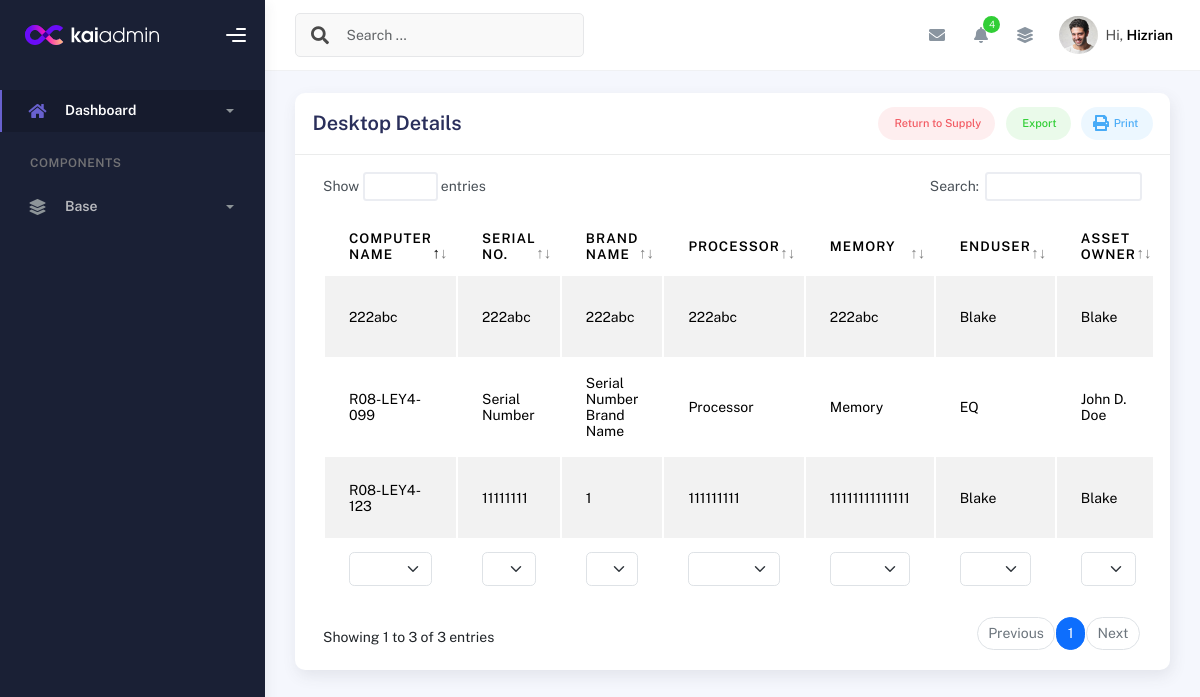
Page /desktop_details/ on the earlier database version.
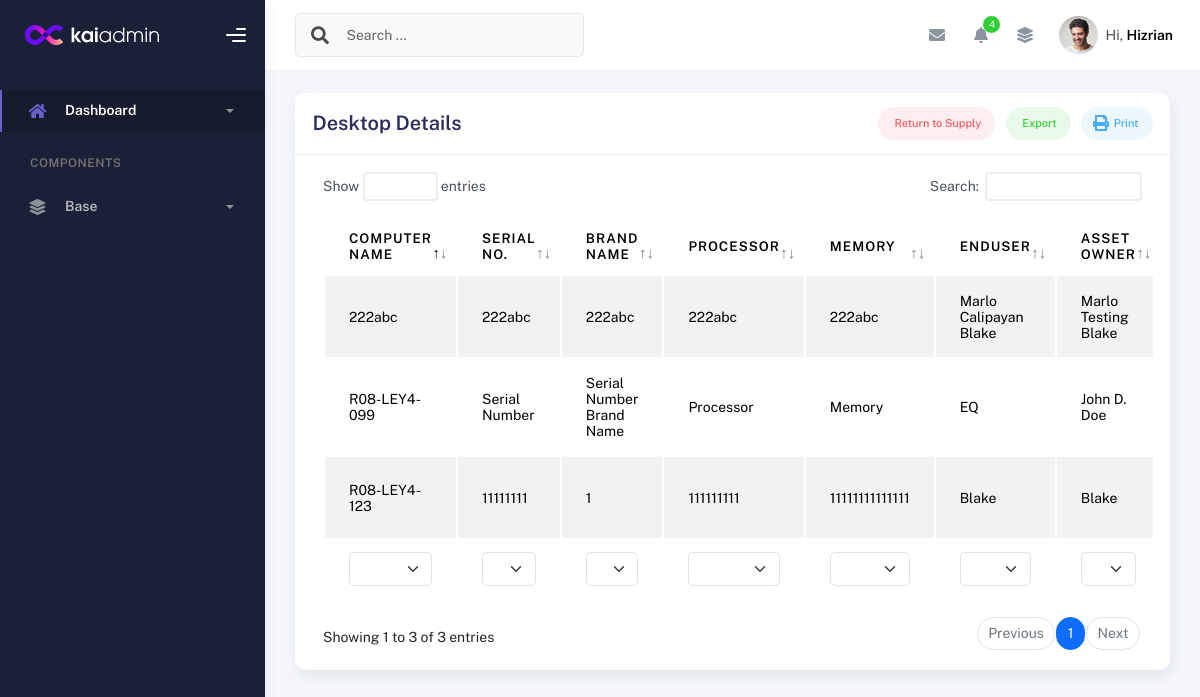
Same page on the later database version.
### inventory/models.py (models this page shows, shortened)
class DesktopDetails(models.Model):
    id = models.IntegerField(primary_key=True)  # Allow manual assignment
    desktop_package = models.ForeignKey(Desktop_Package, related_name='desktop_details', on_delete=models.CASCADE)
    serial_no = models.CharField(max_length=255)
    computer_name = models.CharField(max_length=255, unique=True, null=True)
    brand_name = models.CharField(max_length=255)
    model = models.CharField(max_length=255, null=True)
    processor = models.CharField(max_length=33, null=True)
    memory = models.CharField(max_length=100, null=True)
    drive = models.CharField(max_length=332, null=True)
    asset_owner = models.CharField(max_length=255, null=True)
    desktop_Graphics = models.CharField(max_length=100, blank=True, null=True)
    desktop_Graphics_Size = models.CharField(max_length=100, blank=True, null=True)
    desktop_OS = models.CharField(max_length=100, blank=True, null=True)
    desktop_Office = models.CharField(max_length=100, blank=True, null=True)
    desktop_OS_keys = models.CharField(max_length=100, blank=True, null=True)
    desktop_Office_keys = models.CharField(max_length=100, blank=True, null=True)
    is_disposed = models.BooleanField(default=False)  # To indicate if the Desktop is disposed
    created_at = models.DateTimeField(default=timezone.now)  # Date when the desktop was added

class UserDetails(models.Model):
    id = models.IntegerField(primary_key=True)  # Allow manual assignment
    desktop_package_db = models.ForeignKey(Desktop_Package, related_name='user', on_delete=models.CASCADE, null=True)
    user_Asset_owner = models.CharField(max_length=100, blank=True, null=True)
    user_Asset_designation = models.CharField(max_length=100, blank=True, null=True)
    user_Asset_section = models.CharField(max_length=100, blank=True, null=True)
    user_Enduser = models.CharField(max_length=100, blank=True, null=True)
    user_Enduser_designation = models.CharField(max_length=100, blank=True, null=True)
    user_Enduser_section = models.CharField(max_length=100, blank=True, null=True)
    created_at = models.DateTimeField(default=timezone.now)  # Date when the user was added

### inventory/views.py (the view)
# urls.py: path('desktop_details/', views.desktop_package_base, name='desktop_details'),  # URL pattern for desktop details
def desktop_package_base(request):
    desktop_details = DesktopDetails.objects.all()
    desktops_with_items = []
    for desktop in desktop_details:
        keyboards = KeyboardDetails.objects.filter(desktop_package=desktop.desktop_package, is_disposed=False)
        user = UserDetails.objects.filter(desktop_package_db=desktop.desktop_package)
        desktops_with_items.append({
            'desktop': desktop,
            'keyboards': keyboards,  # This can have multiple entries per desktop
            'user': user
        })
    return render(request, 'desktop_details.html', {
        'desktops_with_items': desktops_with_items,
    })

### templates/desktop_details.html (shortened to what this page needs)
{% extends 'base.html' %}
{% block content %}
<div class="container">
  <div class="page-inner">
    <div class="row">
      <div class="col-md-12">
        <div class="card">
          <div class="card-header">
            <div class="card-head-row">
              <h4 class="card-title">Desktop Details</h4>
              <div class="card-tools">
                <a href="#" class="btn btn-label-danger btn-round btn-sm me-2">
                  Return to Supply
                </a>
                <a href="#" class="btn btn-label-success btn-round btn-sm me-2">
                  Export
                </a>
                <a href="#" class="btn btn-label-info btn-round btn-sm">
                  Print
                </a>
              </div>
            </div>
          </div>
          <div class="card-body">
            <div class="table-responsive">
              <table id="multi-filter-select" class="display table table-striped table-hover">
                <thead>
                  <tr>
                    <th>Computer Name</th>
                    <th>Serial No.</th>
                    <th>Brand Name</th>
                    <th>Processor</th>
                    <th>Memory</th>
                    <th>Enduser</th>
                    <th>Asset Owner</th>
                  </tr>
                </thead>
                <tfoot>
                  <tr>
                    <th>Computer Name</th>
                    <th>Serial No.</th>
                    <th>Model</th>
                    <th>Processor</th>
                    <th>Memory</th>
                    <th>Enduser</th>
                    <th>Asset Owner</th>
                  </tr>
                </tfoot>
                <tbody>
                  <tr>{% for item in desktops_with_items %}
                    <td>{{ item.desktop.computer_name }}</td>
                    <td>{{ item.desktop.serial_no }}</td>
                    <td>{{ item.desktop.brand_name }}</td>
                    <td>{{ item.desktop.processor }}</td>
                    <td>{{ item.desktop.memory }}</td>
                    <td>
                      {% for userx in item.user %}
                          {{ userx.user_Enduser }}<br>
                      {% endfor %}
                  </td>
                    <td>
                      {% for userx in item.user %}
                          {{ userx.user_Asset_owner }}<br>
                      {% endfor %}
                  </td>
                  </tr>
                  {% endfor %}
                </tbody>
              </table>
            </div>
          </div>
        </div>
      </div>
    </div>
  </div>
</div>
{% endblock %}

Differences in the rows shown:
added UserDetails: user_Enduser "Marlo Calipayan", user_Asset_owner "Marlo Testing", shown under DesktopDetails "222abc"
